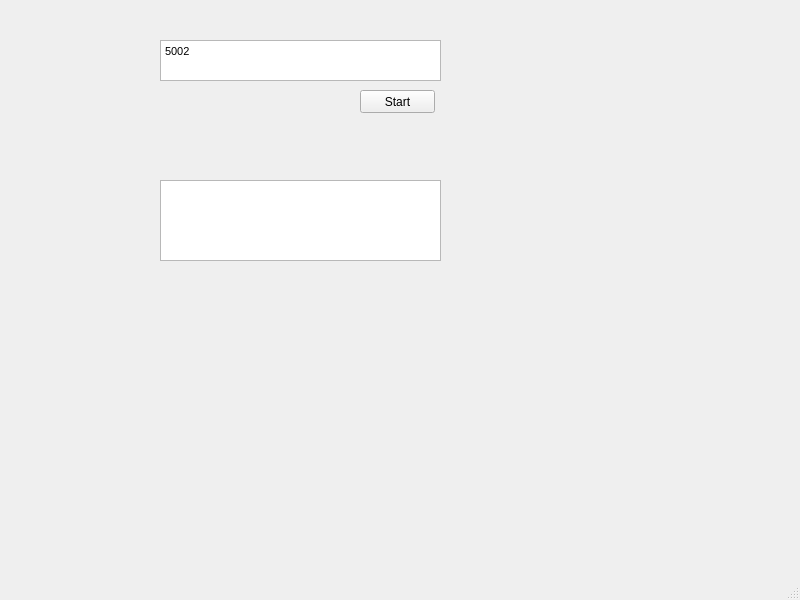
<?xml version="1.0" encoding="UTF-8"?>
<ui version="4.0">
 <class>MainWindow</class>
 <widget class="QMainWindow" name="MainWindow">
  <property name="geometry">
   <rect>
    <x>0</x>
    <y>0</y>
    <width>800</width>
    <height>600</height>
   </rect>
  </property>
  <property name="windowTitle">
   <string>MainWindow</string>
  </property>
  <widget class="QWidget" name="centralwidget">
   <widget class="QTextEdit" name="textEditPort">
    <property name="geometry">
     <rect>
      <x>160</x>
      <y>40</y>
      <width>281</width>
      <height>41</height>
     </rect>
    </property>
    <property name="html">
     <string>&lt;!DOCTYPE HTML PUBLIC &quot;-//W3C//DTD HTML 4.0//EN&quot; &quot;http://www.w3.org/TR/REC-html40/strict.dtd&quot;&gt;
&lt;html&gt;&lt;head&gt;&lt;meta name=&quot;qrichtext&quot; content=&quot;1&quot; /&gt;&lt;style type=&quot;text/css&quot;&gt;
p, li { white-space: pre-wrap; }
&lt;/style&gt;&lt;/head&gt;&lt;body style=&quot; font-family:'MS Shell Dlg 2'; font-size:8.25pt; font-weight:400; font-style:normal;&quot;&gt;
&lt;p style=&quot; margin-top:0px; margin-bottom:0px; margin-left:0px; margin-right:0px; -qt-block-indent:0; text-indent:0px;&quot;&gt;&lt;span style=&quot; font-family:'MS Shell Dlg 2';&quot;&gt;5002&lt;/span&gt;&lt;/p&gt;&lt;/body&gt;&lt;/html&gt;</string>
    </property>
   </widget>
   <widget class="QPushButton" name="pushButtonStart">
    <property name="geometry">
     <rect>
      <x>360</x>
      <y>90</y>
      <width>75</width>
      <height>23</height>
     </rect>
    </property>
    <property name="text">
     <string>Start</string>
    </property>
   </widget>
   <widget class="QTextEdit" name="textEditStatus">
    <property name="geometry">
     <rect>
      <x>160</x>
      <y>180</y>
      <width>281</width>
      <height>81</height>
     </rect>
    </property>
   </widget>
  </widget>
  <widget class="QMenuBar" name="menubar">
   <property name="geometry">
    <rect>
     <x>0</x>
     <y>0</y>
     <width>800</width>
     <height>21</height>
    </rect>
   </property>
  </widget>
  <widget class="QStatusBar" name="statusbar"/>
 </widget>
 <resources/>
 <connections/>
</ui>
